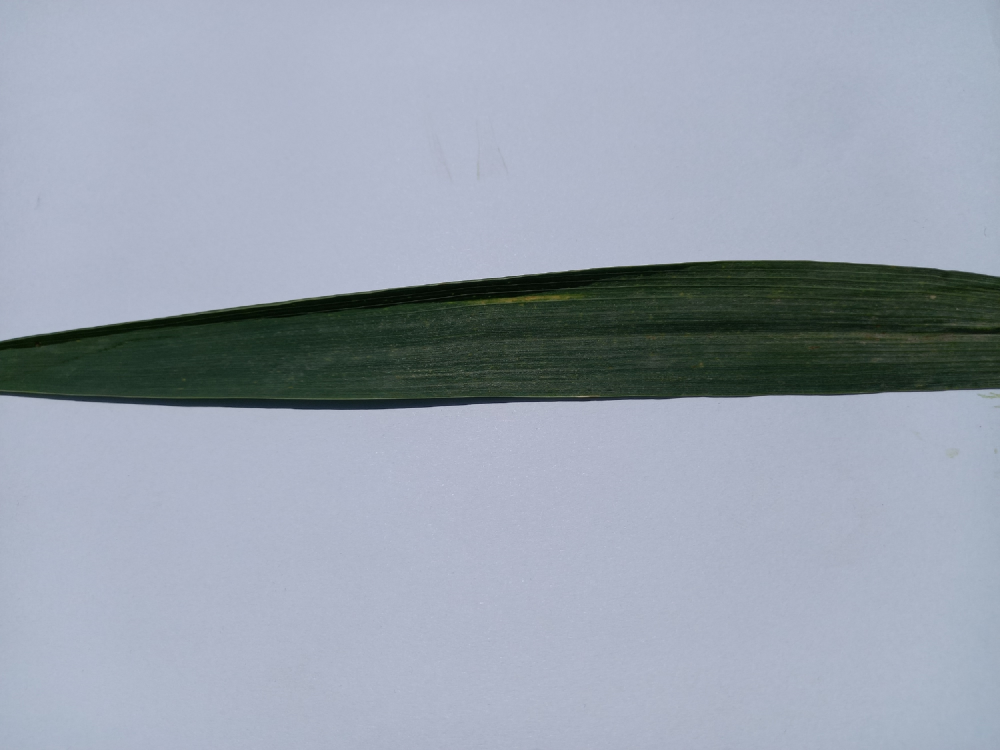
#> input picture Segmentation/watershed/testing_files/2.jpg, 4000 x 3000 px (shown at 1/4 size)
$ python segment.py testing_files/2.jpg   (older library calls are emulated)
#> lines starting #> are read from the running program, lines starting #| are printed output that depends on the picture; after the words box and inside, x2 and y2 are one past the last pixel; in counts of white or black regions, pixels touching at a corner belong together
### Segmentation/watershed/utils.py
import numpy as np
import cv2


# error message when image could not be read
IMAGE_NOT_READ = 'IMAGE_NOT_READ'

# error message when image is not colored while it should be
NOT_COLOR_IMAGE = 'NOT_COLOR_IMAGE'


def read_image(file_path, read_mode=cv2.IMREAD_COLOR):
    """
    Read image file with all preprocessing needed

    Args:
        file_path: absolute file_path of an image file
        read_mode: whether image reading mode is rgb, grayscale or somethin

    Returns:
        np.ndarray of the read image or None if couldn't read

    Raises:
        ValueError if image could not be read with message IMAGE_NOT_READ
    """
#> called with file_path = 'testing_files/2.jpg', read_mode = 1
    # read image file in grayscale
    image = cv2.imread(file_path, read_mode)
#> image is the input picture: shape (3000, 4000, 3); mean B, G, R 174.9, 161.6, 152.9

    if image is None:
        raise ValueError(IMAGE_NOT_READ)
    else:
        return image


def ensure_color(image):
    """
    Ensure that an image is colored
    Args:
        image: image to be checked for

    Returns:
        nothing

    Raises:
        ValueError with message code if image is not colored
    """
    if len(image.shape) < 3:
        raise ValueError(NOT_COLOR_IMAGE)


def div0(a, b):
    """ ignore / 0, div0( [-1, 0, 1], 0 ) -> [0, 0, 0] """
    with np.errstate(divide='ignore', invalid='ignore'):
        q = np.true_divide(a, b)
        q[ ~ np.isfinite(q) ] = 0  # -inf inf NaN

    return q


# [49 lines left out: functions excess_green, excess_red, not called in this run]


def index_diff(image, green_scale=2.0, red_scale=1.4):

#> called with green_scale = 2, red_scale = 1.4
    ensure_color(image)

    bgr_sum = np.sum(image, axis=2)

    blues = div0(image[:, :, 0], bgr_sum)
    greens = div0(image[:, :, 1], bgr_sum)
#> in div0 (call 2), `q = np.true_divide(a, b)`:
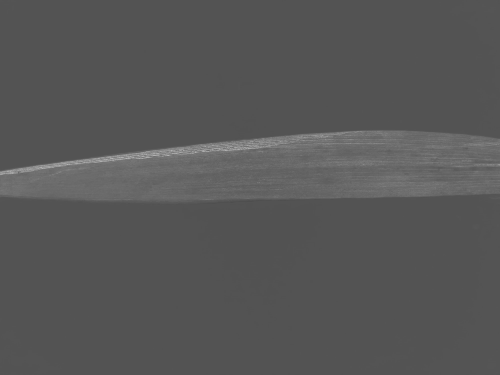
#> q: shape (3000, 4000) float64 (shown at 1/8 size); min 0.258, max 1, mean 0.342
    reds = div0(image[:, :, 2], bgr_sum)
#> in div0 (call 3), `q = np.true_divide(a, b)`:
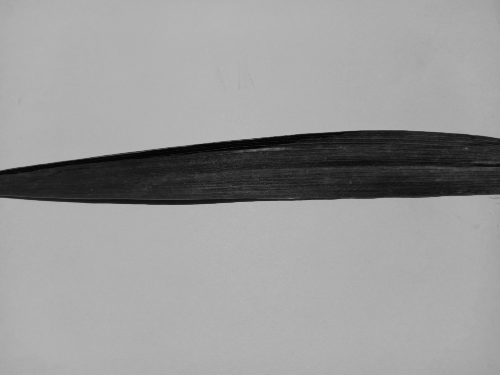
#> a: shape (3000, 4000) (shown at 1/8 size); min 0, max 226, mean 152.9

    green_index = green_scale * greens - (reds + blues)
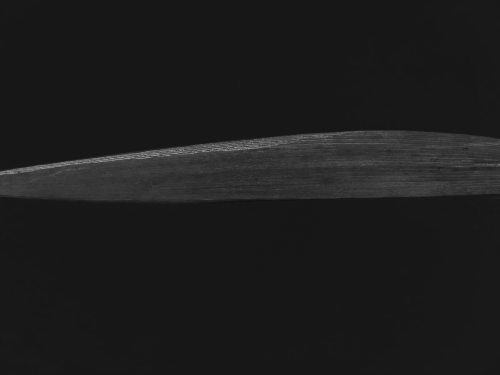
#> green_index: shape (3000, 4000) float64 (shown at 1/8 size); min -0.226, max 2, mean 0.0254; drawn with min black and max white
    red_index = red_scale * reds - (greens)
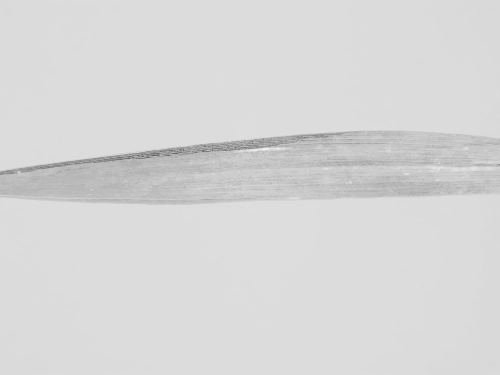
#> red_index: shape (3000, 4000) float64 (shown at 1/8 size); min -1, max 0.288, mean 0.0902; drawn with min black and max white

    return green_index - red_index


# [11 lines left out: function debug, not called in this run]

### Segmentation/watershed/background_marker.py
import cv2
import numpy as np
import time
from matplotlib import pyplot as plt

from utils import *
from review import files


# constants for filling holes mode
FILL = {
    'NO': 0,
    'FLOOD': 1,
    'THRESHOLD': 2,
    'MORPH': 3,
}


# [67 lines left out: functions remove_whites, remove_blacks, remove_blues, not called in this run]


def color_index_marker(color_index_diff, marker):
    """
    Differentiate marker based on the difference of the color indexes
    Threshold below some number(found empirically based on testing on 5 photos,bad)
    If threshold number is getting less, more non-green image
     will be included and vice versa
    Args:
        color_index_diff: color index difference based on green index minus red index
        marker: marker to be updated

    Returns:
        nothing
    """
    marker[color_index_diff <= -0.05] = False
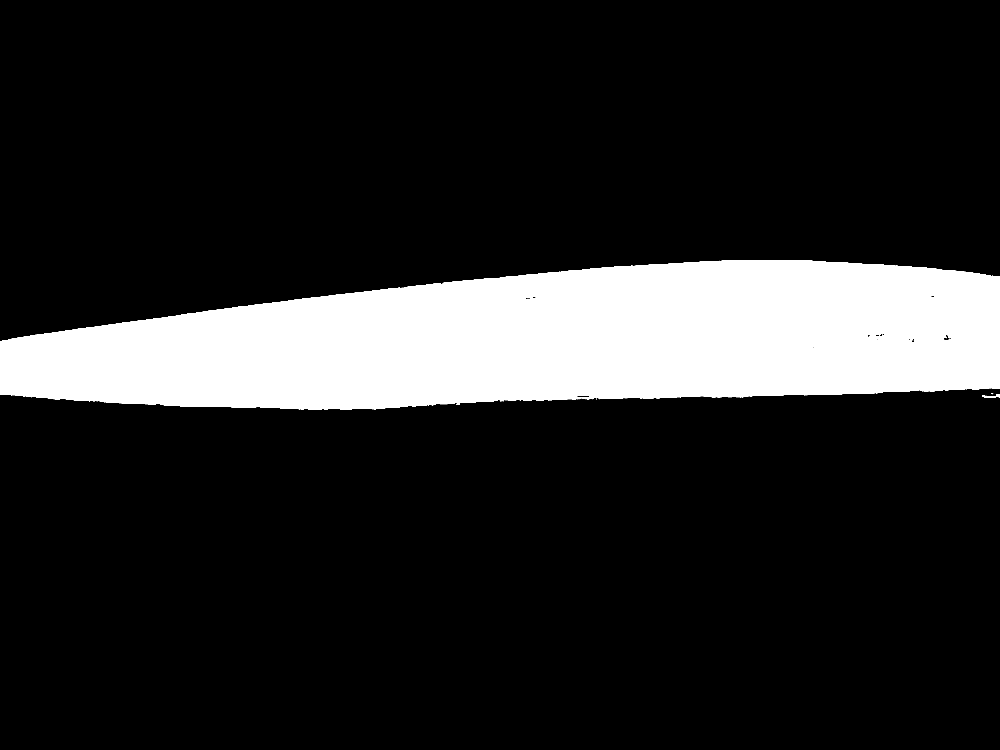
#> marker: shape (3000, 4000) bool (shown at 1/4 size); 15.1% white; 36 white regions (31 under 20 px), largest, box (x1, y1, x2, y2) and area: (0, 1041, 4000, 1638) 1813283, (3928, 1582, 3984, 1592) 331, (3984, 1577, 4000, 1589) 143, (2582, 1594, 2608, 1596) 38, (3965, 1572, 3973, 1577) 20


# [28 lines left out: function texture_filter, not called in this run]


def otsu_color_index(excess_green, excess_red):
    return cv2.threshold(excess_green - excess_red, 0, 255,cv2.THRESH_BINARY + cv2.THRESH_OTSU)


def generate_floodfill_mask(bin_image):
    """
    Generate a mask to remove backgrounds adjacent to image edge

    Args:
        bin_image (ndarray of grayscale image): image to remove backgrounds from

    Returns:
        a mask to backgrounds adjacent to image edge
    """
    y_mask = np.full(
        (bin_image.shape[0], bin_image.shape[1]), fill_value=255, dtype=np.uint8
    )
    x_mask = np.full(
        (bin_image.shape[0], bin_image.shape[1]), fill_value=255, dtype=np.uint8
    )

    xs, ys = bin_image.shape[0], bin_image.shape[1]

    for x in range(0, xs):
        item_indexes = np.where(bin_image[x,:] != 0)[0]
        # min_start_edge = ys
        # max_final_edge = 0
        if len(item_indexes):
            start_edge, final_edge = item_indexes[0], item_indexes[-1]
            x_mask[x, start_edge:final_edge] = 0
            # [4 lines of commented-out code are left out]

    for y in range(0, ys):
        item_indexes = np.where(bin_image[:,y] != 0)[0]
        if len(item_indexes):
            start_edge, final_edge = item_indexes[0], item_indexes[-1]

            y_mask[start_edge:final_edge, y] = 0
            # mask[:start_edge, y] = 255
            # mask[final_edge:, y] = 255

    return np.logical_or(x_mask, y_mask)


def select_largest_obj(img_bin, lab_val=255, fill_mode=FILL['FLOOD'],
                       smooth_boundary=False, kernel_size=15):
    """
    Select the largest object from a binary image and optionally
    fill holes inside it and smooth its boundary.
    Args:
        img_bin (2D array): 2D numpy array of binary image.
        lab_val ([int]): integer value used for the label of the largest
                object. Default is 255.
        fill_mode (string {no,flood,threshold,morph}): hole filling techniques which are
            - no: no filling of holes
            - flood: floodfilling technique without removing image edge sharing holes
            - threshold: removing holes based on minimum size of hole to be removed
            - morph: closing morphological operation with some kernel size to remove holes
        smooth_boundary ([boolean]): whether smooth the boundary of the
                largest object using morphological opening or not. Default
                is false.
        kernel_size ([int]): the size of the kernel used for morphological
                operation. Default is 15.
    Returns:
        a binary image as a mask for the largest object.
    """

    # set up components
    n_labels, img_labeled, lab_stats, _ = \
        cv2.connectedComponentsWithStats(img_bin, connectivity=8, ltype=cv2.CV_32S)

    # find largest component label(label number works with labeled image because of +1)
    largest_obj_lab = np.argmax(lab_stats[1:, 4]) + 1

    # create a mask that will only cover the largest component
    largest_mask = np.zeros(img_bin.shape, dtype=np.uint8)
    largest_mask[img_labeled == largest_obj_lab] = lab_val

    if fill_mode == FILL['FLOOD']:
        # fill holes using opencv floodfill function

        # set up seedpoint(starting point) for floodfill
        bkg_locs = np.where(img_labeled == 0)
        bkg_seed = (bkg_locs[0][0], bkg_locs[1][0])

        # copied image to be floodfill
        img_floodfill = largest_mask.copy()

        # create a mask to ignore what shouldn't be filled(I think no effect)
        h_, w_ = largest_mask.shape
        mask_ = np.zeros((h_ + 2, w_ + 2), dtype=np.uint8)

        cv2.floodFill(img_floodfill, mask_, seedPoint=bkg_seed,
                    newVal=lab_val)
        holes_mask = cv2.bitwise_not(img_floodfill)  # mask of the holes.

        # get a mask to avoid filling non-holes that are adjacent to image edge
        non_holes_mask = generate_floodfill_mask(largest_mask)
        holes_mask = np.bitwise_and(holes_mask, np.bitwise_not(non_holes_mask))

        largest_mask = largest_mask + holes_mask
    elif fill_mode == FILL['MORPH']:
        # fill holes using closing morphology operation
        kernel_ = np.ones((50, 50), dtype=np.uint8)
        largest_mask = cv2.morphologyEx(largest_mask, cv2.MORPH_CLOSE,
                                        kernel_)
    elif fill_mode == FILL['THRESHOLD']:
        # fill background-holes based on hole size threshold
        # default hole size threshold is some percentage
        #   of size of the largest component(i.e leaf component)

        # invert to setup holes of background, sorry for the incovenience
        inv_img_bin = np.bitwise_not(largest_mask)

        # set up components
        inv_n_labels, inv_img_labeled, inv_lab_stats, _ = \
            cv2.connectedComponentsWithStats(inv_img_bin, connectivity=8, ltype=cv2.CV_32S)

        # find largest component label(label number works with labeled image because of +1)
        inv_largest_obj_lab = np.argmax(inv_lab_stats[1:, 4]) + 1

        # setup sizes and number of components
        inv_sizes = inv_lab_stats[1:, -1]
        sizes = lab_stats[1:, -1]
        inv_nb_components = inv_n_labels - 1

        # find the greater side of the image
        inv_max_side = np.amax(inv_img_labeled.shape)

        # set the minimum size of hole that is allowed to stay
        inv_min_size = int(0.3 * sizes[largest_obj_lab - 1]) # todo: specify good min size

        # generate the mask that allows holes greater than minimum size(weird)
        inv_mask = np.zeros((inv_img_labeled.shape), dtype=np.uint8)
        for inv_i in range(0, inv_nb_components):
            if inv_sizes[inv_i] >= inv_min_size:
                inv_mask[inv_img_labeled == inv_i + 1] = 255

        largest_mask = largest_mask + np.bitwise_not(inv_mask)

    if smooth_boundary:
        # smooth edge boundary
        kernel_ = np.ones((kernel_size, kernel_size), dtype=np.uint8)
        largest_mask = cv2.morphologyEx(largest_mask, cv2.MORPH_OPEN,
                                        kernel_)

    return largest_mask


# [22 lines left out: functions simple_test, test, not called in this run]

    # [5 lines of commented-out code are left out]


# [2 lines that do not run on import are left out]

### Segmentation/watershed/segment.py
import os
import argparse
import numpy as np
import cv2

from utils import *
from background_marker import *


def generate_background_marker(file):
    """
    Generate background marker for an image

    Args:
        file (string): full path of an image file

    Returns:
        tuple[0] (ndarray of an image): original image
        tuple[1] (ndarray size of an image): background marker
    """

    # check file name validity
    if not os.path.isfile(file):
        raise ValueError('{}: is not a file'.format(file))

    original_image = read_image(file)

    marker = np.full((original_image.shape[0], original_image.shape[1]), True)

    # update marker based on vegetation color index technique
    color_index_marker(index_diff(original_image), marker)

    # update marker to remove blues
    # remove_blues(original_image, marker)

    return original_image, marker


def segment_leaf(image_file, filling_mode, smooth_boundary, marker_intensity):
    """
    Segments leaf from an image file

    Args:
        image_file (string): full path of an image file
        filling_mode (string {no, flood, threshold, morph}):
            how holes should be filled in segmented leaf
        smooth_boundary (boolean): should leaf boundary smoothed or not
        marker_intensity (int in rgb_range): should output background marker based
                                             on this intensity value as foreground value

    Returns:
        tuple[0] (ndarray): original image to be segmented
        tuple[1] (ndarray): A mask to indicate where leaf is in the image
                            or the segmented image based on marker_intensity value
    """
    # get background marker and original image
    original, marker = generate_background_marker(image_file)

    # set up binary image for futher processing
    bin_image = np.zeros((original.shape[0], original.shape[1]))
    bin_image[marker] = 255
    bin_image = bin_image.astype(np.uint8)

    # further processing of image, filling holes, smoothing edges
    largest_mask = \
        select_largest_obj(bin_image, fill_mode=filling_mode,
                           smooth_boundary=smooth_boundary)

    if marker_intensity > 0:
        largest_mask[largest_mask != 0] = marker_intensity
        image = largest_mask
    else:
        # apply marker to original image
        image = original.copy()
        image[largest_mask == 0] = np.array([0, 0, 0])
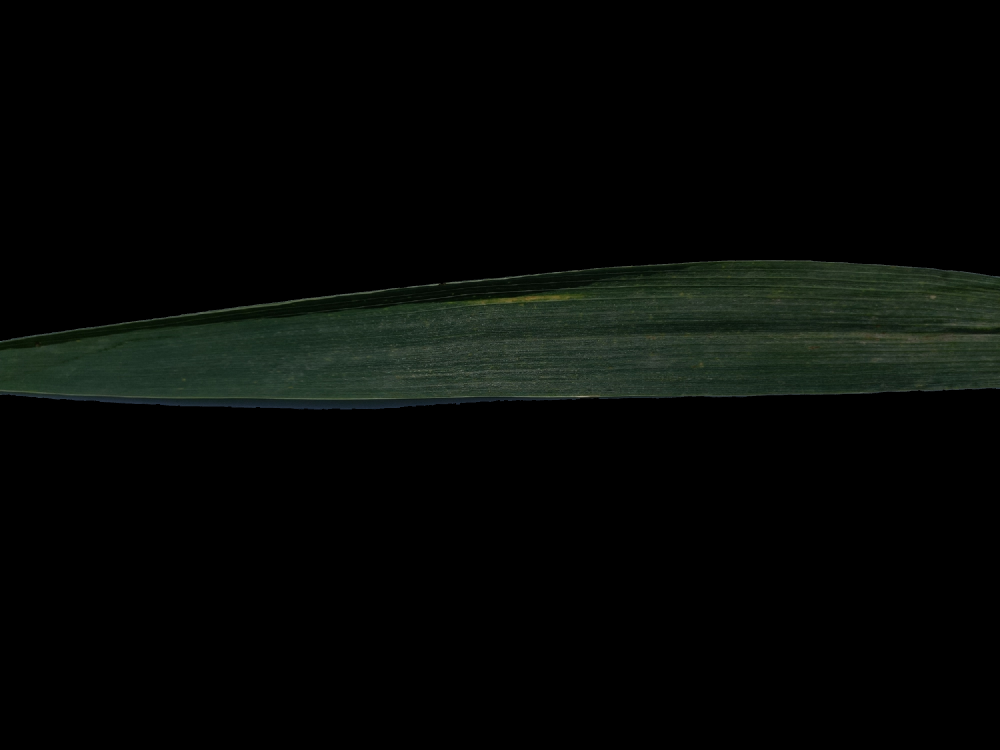
#> image: shape (3000, 4000, 3) (shown at 1/4 size); mean B, G, R 5.5, 7.6, 5.3

    return original, image


# [24 lines left out: function rgb_range, not called in this run]


if __name__ == '__main__':
    # handle command line arguments
    parser = argparse.ArgumentParser('segment')
    parser.add_argument('-m', '--marker_intensity', type=rgb_range, default=0,
                        help='Output image will be as black background and foreground '
                             'with integer value specified here')
    parser.add_argument('-f', '--fill', choices=['no', 'flood', 'threshold', 'morph'],
                        help='Change hole filling technique for holes appearing in segmented output',
                        default='flood')
    parser.add_argument('-s', '--smooth', action='store_true',
                        help='Output image with smooth edges')
    parser.add_argument('-d', '--destination',
                        help='Destination directory for output image. '
                             'If not specified destination directory will be input image directory')
    parser.add_argument('-o', '--with_original', action='store_true',
                        help='Segmented output will be appended horizontally to the original image')
    parser.add_argument('image_source', help='A path of image filename or folder containing images')

    # set up command line arguments conveniently
    args = parser.parse_args()
    filling_mode = FILL[args.fill.upper()]
    smooth = True if args.smooth else False
    if args.destination:
        if not os.path.isdir(args.destination):
            print(args.destination, ': is not a directory')
            exit()

    # set up files to be segmented and destination place for segmented output
    if os.path.isdir(args.image_source):
        files = [entry for entry in os.listdir(args.image_source)
                 if os.path.isfile(os.path.join(args.image_source, entry))]
        base_folder = args.image_source

        # set up destination folder for segmented output
        if args.destination:
            destination = args.destination
        else:
            if args.image_source.endswith(os.path.sep):
                args.image_source = args.image_source[:-1]
            destination = args.image_source + '_markers'
            os.makedirs(destination, exist_ok=True)
    else:
        folder, file = os.path.split(args.image_source)
        files = [file]
        base_folder = folder

        # set up destination folder for segmented output
        if args.destination:
            destination = args.destination
        else:
            destination = folder

    for file in files:
        try:
            # read image and segment leaf
            original, output_image = \
                segment_leaf(os.path.join(base_folder, file), filling_mode, smooth, args.marker_intensity)

        except ValueError as err:
            if str(err) == IMAGE_NOT_READ:
                print('Error: Could not read image file: ', file)
            elif str(err) == NOT_COLOR_IMAGE:
                print('Error: Not color image file: ', file)
            else:
                raise
        # if no error when segmenting write segmented output
        else:
            # handle destination folder and fileaname
            filename, ext = os.path.splitext(file)
            if args.with_original:
                new_filename = filename + '_marked_merged' + ext
            else:
                new_filename = filename + ext
            new_filename = os.path.join(destination, new_filename)

            # change grayscale image to color image format i.e need 3 channels
            if args.marker_intensity > 0:
                output_image = cv2.cvtColor(output_image, cv2.COLOR_GRAY2RGB)

            # write the output
            if args.with_original:
                cv2.imwrite(new_filename, np.hstack((original,output_image)))
            else:
                cv2.imwrite(new_filename, output_image)
            print('Marker generated for image file: ', file)
